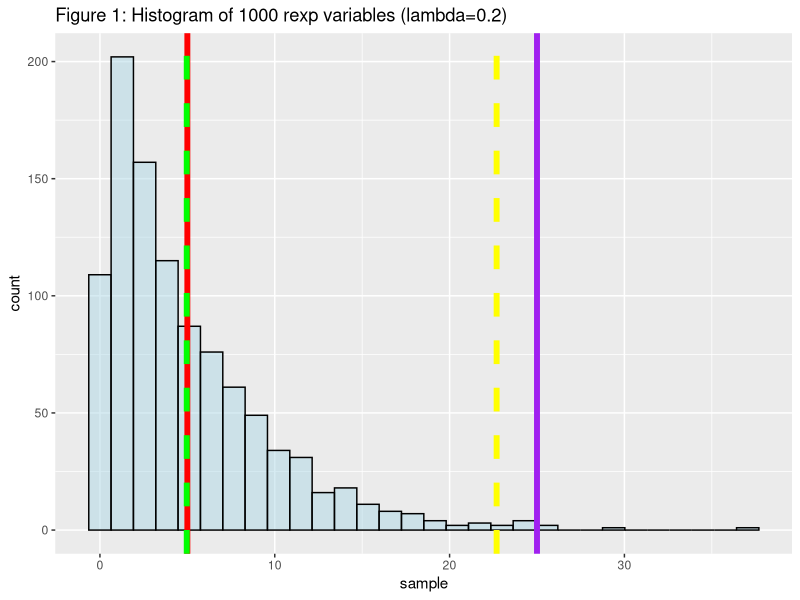
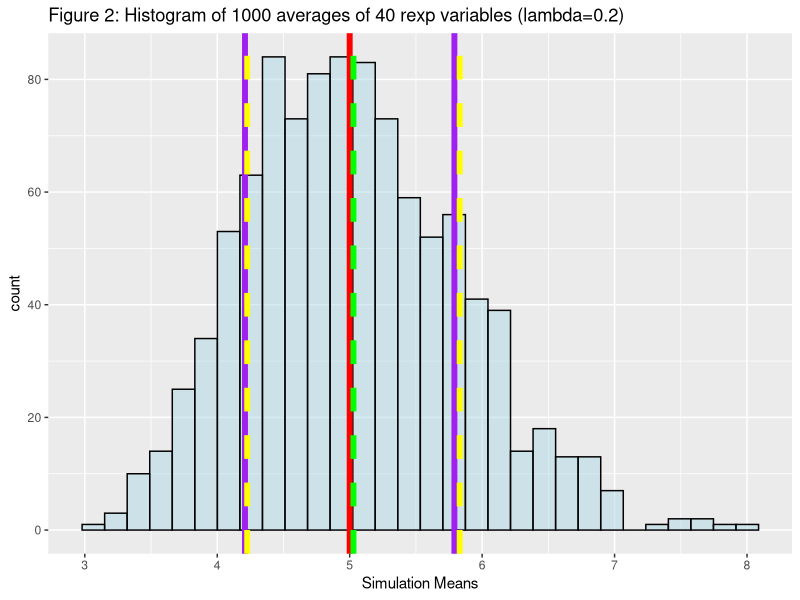
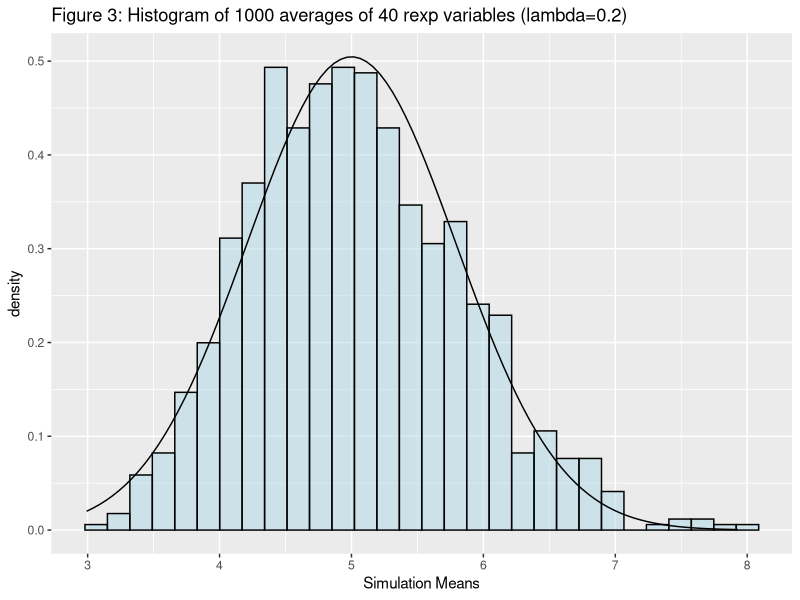

The R source for these figures, in order:
## ---- chunk 1
library(tidyverse)
set.seed(1968)
n <- 40
lambda <- 0.2
theoretical_mean <- 1/lambda
sd <- 1/lambda
variance <- (1/lambda)^2
sem <- sd / sqrt(n)

# take a sample of rexp variables
sample <- rexp(1000, lambda)

# report measured mean and variance
sample_mean <- mean(sample)
sample_var <- var(sample)

# histogram of 1000 randow exp variables
data <- data.frame(sample)
data %>% ggplot(aes(sample)) +
        geom_histogram(alpha = 0.5, col = "Black", fill = "lightblue") +
        geom_vline(size = 2,xintercept = theoretical_mean, colour = "Red", lty = 1) +
        geom_vline(size = 2,xintercept = sample_mean, colour = "Green", lty = 2) +
        geom_vline(size = 2,xintercept = variance, colour = "Purple", lty = 1) +
        geom_vline(size = 2,xintercept = sample_var, colour = "Yellow", lty = 2) +
        ggtitle("Figure 1: Histogram of 1000 rexp variables (lambda=0.2)") 

## ---- chunk 2
# Histogram of means of 1000 40 sample exp variables
lambda <- 0.2   # lambda

n <- 40         # number of exponentials

sims <- 1000    # number of simulations

#Run simulations
sim_exp <- replicate(sims, rexp(n, lambda))

#Calc the means of the exponential simulations
mu_xbar <- apply(sim_exp, 2, mean)

data1 <- data.frame(mu_xbar)
data1 %>% ggplot(aes(mu_xbar)) +
        geom_histogram(alpha = 0.5, col = "Black", fill = "lightblue") +
        geom_vline(size = 2,xintercept = theoretical_mean, colour = "Red", lty = 1) +
        labs(x = "Simulation Means") +
        geom_vline(size = 2,xintercept = mean(mu_xbar), colour = "Green", lty = 2) +
        geom_vline(size = 2,xintercept = theoretical_mean + c(-1,1) * sem, colour = "Purple", lty = 1) +
        geom_vline(size = 2,xintercept = mean(mu_xbar)+ c(-1,1)*sd(mu_xbar), colour = "Yellow", lty = 2) +
        ggtitle("Figure 2: Histogram of 1000 averages of 40 rexp variables (lambda=0.2)") 

## ---- chunk 3
data1 %>% ggplot(aes(mu_xbar)) +
        geom_histogram(alpha = 0.5, col = "Black", fill = "lightblue", aes(y = ..density..)) +
        stat_function(fun = dnorm, args = list(mean = theoretical_mean, sd = sem)) +
        labs(x = "Simulation Means") +
        ggtitle("Figure 3: Histogram of 1000 averages of 40 rexp variables (lambda=0.2)") 
